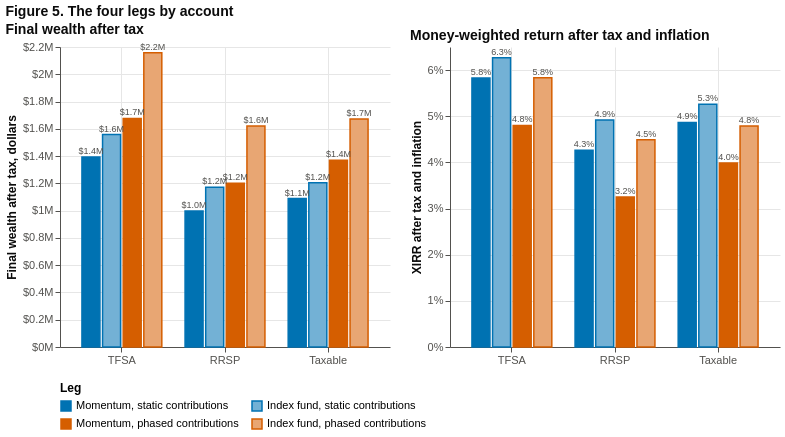

Source (notebook cell):
### Markdown cell above
**Figure 5.** Left: final wealth after tax of the four legs in the TFSA, the RRSP and the taxable account. Right: the money-weighted return (XIRR) after tax and inflation of the same legs. **Colour is the contribution schedule (blue for static, vermillion for phased); a dark bar is the screen, a lighter bar of the same colour is the index fund that received the same dollars on the same days.** **Tooltip:** on a bar, the account, the leg and the exact value. Hover over any mark for its exact values; drag to pan and scroll to zoom (JupyterLab or VS Code; elsewhere the picture is static).

### Code cell
rows_f, rows_x = [], []
for a in ACCOUNTS:
    for s in SCHEDS:
        for k in ("screen", "index"):
            rows_f.append(dict(group=NAME[a], sched=s, kind=k, value=FINAL[s, a, k]))
            rows_x.append(dict(group=NAME[a], sched=s, kind=k, value=m(s, a, WHO[k], "XIRRAfterTaxReal")))
show(panels([pch.compare_bars(pd.DataFrame(rows_f), SCREEN, value_title="Final wealth after tax, dollars", title="Final wealth after tax", width=330, legend=True),
             pch.compare_bars(pd.DataFrame(rows_x), SCREEN, value_title="XIRR after tax and inflation", fmt="%", tip_fmt=".2%", label_fmt=".1%",
                              title="Money-weighted return after tax and inflation", width=330, legend=False)],
            "Figure 5. The four legs by account", shared=True))

rows = []
for s in SCHEDS:
    for k in ("screen", "index"):
        row = {"Leg": LEG[s, k]}
        for a in ACCOUNTS:
            row[("Final wealth after tax", NAME[a])] = FINAL[s, a, k]
        for a in ACCOUNTS:
            row[("XIRR after tax and inflation", NAME[a])] = m(s, a, WHO[k], "XIRRAfterTaxReal")
        for a in ACCOUNTS:
            row[("Tax paid", NAME[a])] = m(s, a, WHO[k], "TaxPaid")
        row[("Best account", "")] = NAME[max(ACCOUNTS, key=lambda a: FINAL[s, a, k])]
        rows.append(row)
tab5 = pd.DataFrame(rows).set_index("Leg")
tab5.columns = pd.MultiIndex.from_tuples(tab5.columns)
print("Table 5. The four legs by account (the index fund is the baseline of its schedule in every account)")
tab5.style.format({c: fmoney for c in tab5.columns if c[0] in ("Final wealth after tax", "Tax paid")} | {c: "{:.2%}" for c in tab5.columns if c[0].startswith("XIRR")})

### Figure 1 — Vega-Lite specification as saved in the notebook (floating-point values rounded to 4 significant figures)
{"$schema": "https://vega.github.io/schema/vega-lite/v5.20.1.json", "config": {"axis": {"domainColor": "#52514e", "grid": true, "gridColor": "#E6E6E6", "labelColor": "#52514e", "labelFontSize": 11, "tickColor": "#52514e", "titleColor": "#0b0b0b", "titleFontSize": 12}, "legend": {"labelFontSize": 11, "titleFontSize": 12}, "title": {"anchor": "start", "color": "#0b0b0b", "fontSize": 14, "subtitleColor": "#52514e"}, "view": {"continuousHeight": 300, "continuousWidth": 300, "stroke": null}}, "datasets": {"data-9a75a9d4524bf485f4fa6c4f99ecbd66": [{"group": "TFSA", "kind": "screen", "leg": "Momentum, static contributions", "sched": "static", "value": 0.05828}, {"group": "TFSA", "kind": "index", "leg": "Index fund, static contributions", "sched": "static", "value": 0.06269}, {"group": "TFSA", "kind": "screen", "leg": "Momentum, phased contributions", "sched": "phased", "value": 0.04799}, {"group": "TFSA", "kind": "index", "leg": "Index fund, phased contributions", "sched": "phased", "value": 0.05836}, {"group": "RRSP", "kind": "screen", "leg": "Momentum, static contributions", "sched": "static", "value": 0.04264}, {"group": "RRSP", "kind": "index", "leg": "Index fund, static contributions", "sched": "static", "value": 0.04921}, {"group": "RRSP", "kind": "screen", "leg": "Momentum, phased contributions", "sched": "phased", "value": 0.03248}, {"group": "RRSP", "kind": "index", "leg": "Index fund, phased contributions", "sched": "phased", "value": 0.0449}, {"group": "Taxable", "kind": "screen", "leg": "Momentum, static contributions", "sched": "static", "value": 0.04866}, {"group": "Taxable", "kind": "index", "leg": "Index fund, static contributions", "sched": "static", "value": 0.05258}, {"group": "Taxable", "kind": "screen", "leg": "Momentum, phased contributions", "sched": "phased", "value": 0.03986}, {"group": "Taxable", "kind": "index", "leg": "Index fund, phased contributions", "sched": "phased", "value": 0.04788}], "data-a625873f10eb0f9df8c00347b53bffaa": [{"group": "TFSA", "kind": "screen", "leg": "Momentum, static contributions", "sched": "static", "value": 1393000.0}, {"group": "TFSA", "kind": "index", "leg": "Index fund, static contributions", "sched": "static", "value": 1558000.0}, {"group": "TFSA", "kind": "screen", "leg": "Momentum, phased contributions", "sched": "phased", "value": 1677000.0}, {"group": "TFSA", "kind": "index", "leg": "Index fund, phased contributions", "sched": "phased", "value": 2158000.0}, {"group": "RRSP", "kind": "screen", "leg": "Momentum, static contributions", "sched": "static", "value": 997400.0}, {"group": "RRSP", "kind": "index", "leg": "Index fund, static contributions", "sched": "static", "value": 1172000.0}, {"group": "RRSP", "kind": "screen", "leg": "Momentum, phased contributions", "sched": "phased", "value": 1202000.0}, {"group": "RRSP", "kind": "index", "leg": "Index fund, phased contributions", "sched": "phased", "value": 1621000.0}, {"group": "Taxable", "kind": "screen", "leg": "Momentum, static contributions", "sched": "static", "value": 1088000.0}, {"group": "Taxable", "kind": "index", "leg": "Index fund, static contributions", "sched": "static", "value": 1204000.0}, {"group": "Taxable", "kind": "screen", "leg": "Momentum, phased contributions", "sched": "phased", "value": 1370000.0}, {"group": "Taxable", "kind": "index", "leg": "Index fund, phased contributions", "sched": "phased", "value": 1672000.0}]}, "hconcat": [{"data": {"name": "data-a625873f10eb0f9df8c00347b53bffaa"}, "height": 300, "layer": [{"encoding": {"color": {"field": "leg", "legend": {"columns": 2, "labelLimit": 420, "orient": "bottom", "title": "Leg"}, "scale": {"domain": ["Momentum, static contributions", "Index fund, static contributions", "Momentum, phased contributions", "Index fund, phased contributions"], "range": ["#0072B2", "#73B1D5", "#D55E00", "#E8A673"]}, "sort": ["Momentum, static contributions", "Index fund, static contributions", "Momentum, phased contributions", "Index fund, phased contributions"], "type": "nominal"}, "stroke": {"field": "leg", "legend": null, "scale": {"domain": ["Momentum, static contributions", "Index fund, static contributions", "Momentum, phased contributions", "Index fund, phased contributions"], "range": ["#0072B2", "#0072B2", "#D55E00", "#D55E00"]}, "type": "nominal"}, "tooltip": [{"field": "group", "title": "Group", "type": "nominal"}, {"field": "leg", "title": "Leg", "type": "nominal"}, {"field": "value", "format": "$,.0f", "title": "Final wealth after tax, dollars", "type": "quantitative"}], "x": {"axis": {"labelAngle": 0}, "field": "group", "sort": ["TFSA", "RRSP", "Taxable"], "title": null, "type": "nominal"}, "xOffset": {"field": "leg", "sort": ["Momentum, static contributions", "Index fund, static contributions", "Momentum, phased contributions", "Index fund, phased contributions"], "type": "nominal"}, "y": {"axis": {"format": "$~s"}, "field": "value", "title": "Final wealth after tax, dollars", "type": "quantitative"}}, "mark": {"size": 18, "strokeWidth": 1.5, "type": "bar"}}, {"encoding": {"text": {"field": "value", "format": "$,.2s", "type": "quantitative"}, "x": {"axis": {"labelAngle": 0}, "field": "group", "sort": ["TFSA", "RRSP", "Taxable"], "title": null, "type": "nominal"}, "xOffset": {"field": "leg", "sort": ["Momentum, static contributions", "Index fund, static contributions", "Momentum, phased contributions", "Index fund, phased contributions"], "type": "nominal"}, "y": {"axis": {"format": "$~s"}, "field": "value", "title": "Final wealth after tax, dollars", "type": "quantitative"}}, "mark": {"color": "#52514e", "dy": -6, "fontSize": 9, "type": "text"}}], "title": "Final wealth after tax", "width": 330}, {"data": {"name": "data-9a75a9d4524bf485f4fa6c4f99ecbd66"}, "height": 300, "layer": [{"encoding": {"color": {"field": "leg", "legend": null, "scale": {"domain": ["Momentum, static contributions", "Index fund, static contributions", "Momentum, phased contributions", "Index fund, phased contributions"], "range": ["#0072B2", "#73B1D5", "#D55E00", "#E8A673"]}, "sort": ["Momentum, static contributions", "Index fund, static contributions", "Momentum, phased contributions", "Index fund, phased contributions"], "type": "nominal"}, "stroke": {"field": "leg", "legend": null, "scale": {"domain": ["Momentum, static contributions", "Index fund, static contributions", "Momentum, phased contributions", "Index fund, phased contributions"], "range": ["#0072B2", "#0072B2", "#D55E00", "#D55E00"]}, "type": "nominal"}, "tooltip": [{"field": "group", "title": "Group", "type": "nominal"}, {"field": "leg", "title": "Leg", "type": "nominal"}, {"field": "value", "format": ".2%", "title": "XIRR after tax and inflation", "type": "quantitative"}], "x": {"axis": {"labelAngle": 0}, "field": "group", "sort": ["TFSA", "RRSP", "Taxable"], "title": null, "type": "nominal"}, "xOffset": {"field": "leg", "sort": ["Momentum, static contributions", "Index fund, static contributions", "Momentum, phased contributions", "Index fund, phased contributions"], "type": "nominal"}, "y": {"axis": {"format": "%"}, "field": "value", "title": "XIRR after tax and inflation", "type": "quantitative"}}, "mark": {"size": 18, "strokeWidth": 1.5, "type": "bar"}}, {"encoding": {"text": {"field": "value", "format": ".1%", "type": "quantitative"}, "x": {"axis": {"labelAngle": 0}, "field": "group", "sort": ["TFSA", "RRSP", "Taxable"], "title": null, "type": "nominal"}, "xOffset": {"field": "leg", "sort": ["Momentum, static contributions", "Index fund, static contributions", "Momentum, phased contributions", "Index fund, phased contributions"], "type": "nominal"}, "y": {"axis": {"format": "%"}, "field": "value", "title": "XIRR after tax and inflation", "type": "quantitative"}}, "mark": {"color": "#52514e", "dy": -6, "fontSize": 9, "type": "text"}}], "title": "Money-weighted return after tax and inflation", "width": 330}], "resolve": {"scale": {"color": "shared", "strokeDash": "shared"}}, "title": "Figure 5. The four legs by account"}
